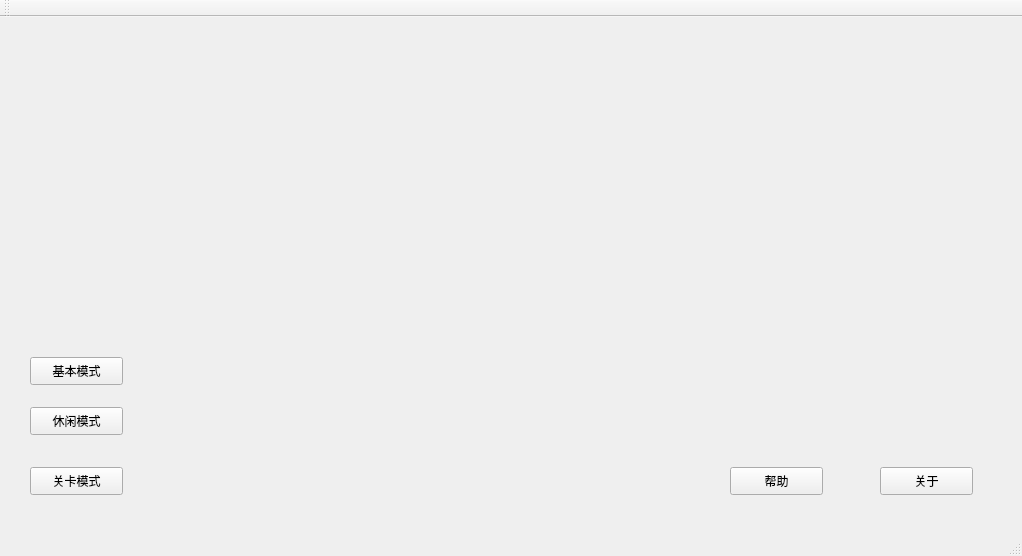
<?xml version="1.0" encoding="UTF-8"?>
<ui version="4.0">
 <class>MainWindow</class>
 <widget class="QMainWindow" name="MainWindow">
  <property name="geometry">
   <rect>
    <x>0</x>
    <y>0</y>
    <width>1022</width>
    <height>556</height>
   </rect>
  </property>
  <property name="windowTitle">
   <string>MainWindow</string>
  </property>
  <property name="styleSheet">
   <string notr="true">background-image: url(:/image/test.bmp);</string>
  </property>
  <widget class="QWidget" name="centralWidget">
   <widget class="QPushButton" name="pushButton">
    <property name="geometry">
     <rect>
      <x>30</x>
      <y>340</y>
      <width>93</width>
      <height>28</height>
     </rect>
    </property>
    <property name="text">
     <string>基本模式</string>
    </property>
   </widget>
   <widget class="QPushButton" name="pushButton_2">
    <property name="geometry">
     <rect>
      <x>30</x>
      <y>390</y>
      <width>93</width>
      <height>28</height>
     </rect>
    </property>
    <property name="text">
     <string>休闲模式</string>
    </property>
   </widget>
   <widget class="QPushButton" name="pushButton_3">
    <property name="geometry">
     <rect>
      <x>30</x>
      <y>450</y>
      <width>93</width>
      <height>28</height>
     </rect>
    </property>
    <property name="text">
     <string>关卡模式</string>
    </property>
   </widget>
   <widget class="QPushButton" name="pushButton_4">
    <property name="geometry">
     <rect>
      <x>730</x>
      <y>450</y>
      <width>93</width>
      <height>28</height>
     </rect>
    </property>
    <property name="text">
     <string>帮助</string>
    </property>
   </widget>
   <widget class="QPushButton" name="pushButton_5">
    <property name="geometry">
     <rect>
      <x>880</x>
      <y>450</y>
      <width>93</width>
      <height>28</height>
     </rect>
    </property>
    <property name="text">
     <string>关于</string>
    </property>
   </widget>
  </widget>
  <widget class="QToolBar" name="mainToolBar">
   <attribute name="toolBarArea">
    <enum>TopToolBarArea</enum>
   </attribute>
   <attribute name="toolBarBreak">
    <bool>false</bool>
   </attribute>
  </widget>
  <widget class="QStatusBar" name="statusBar"/>
 </widget>
 <layoutdefault spacing="6" margin="11"/>
 <resources/>
 <connections/>
</ui>
